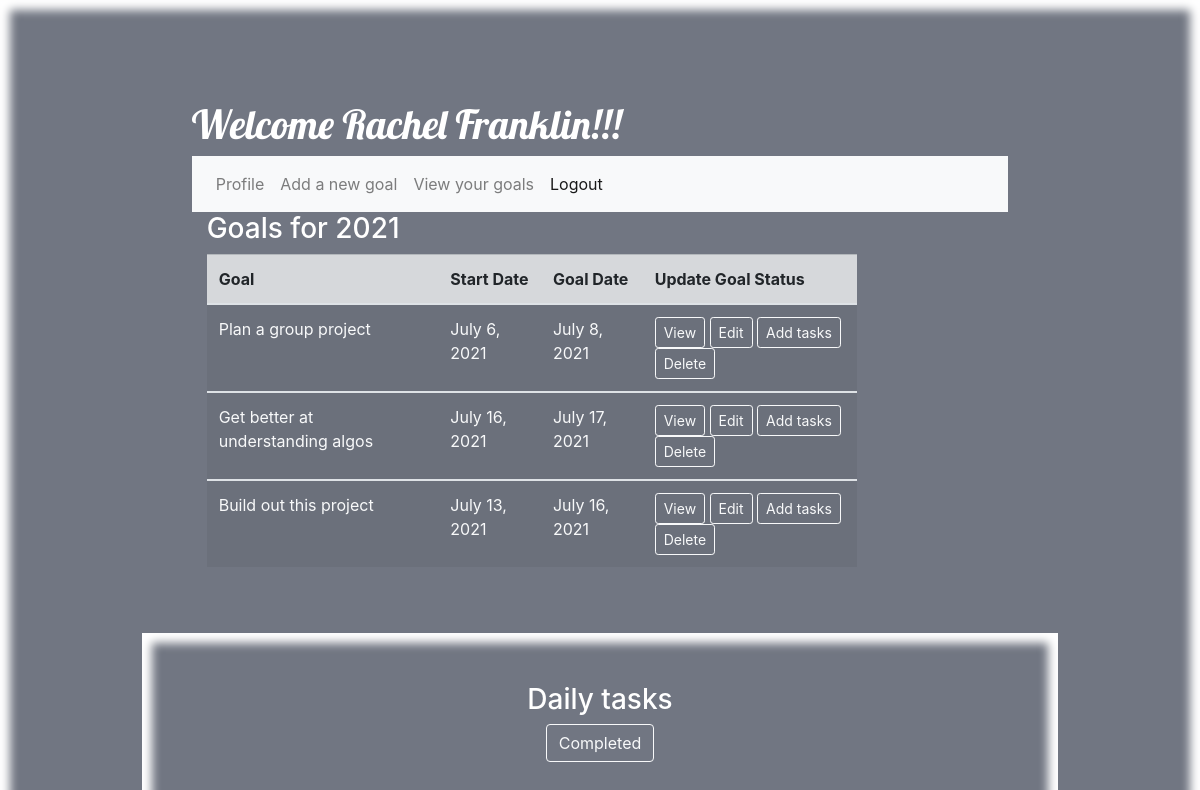
/homepage (signed in), run on an earlier commit of the app's database.
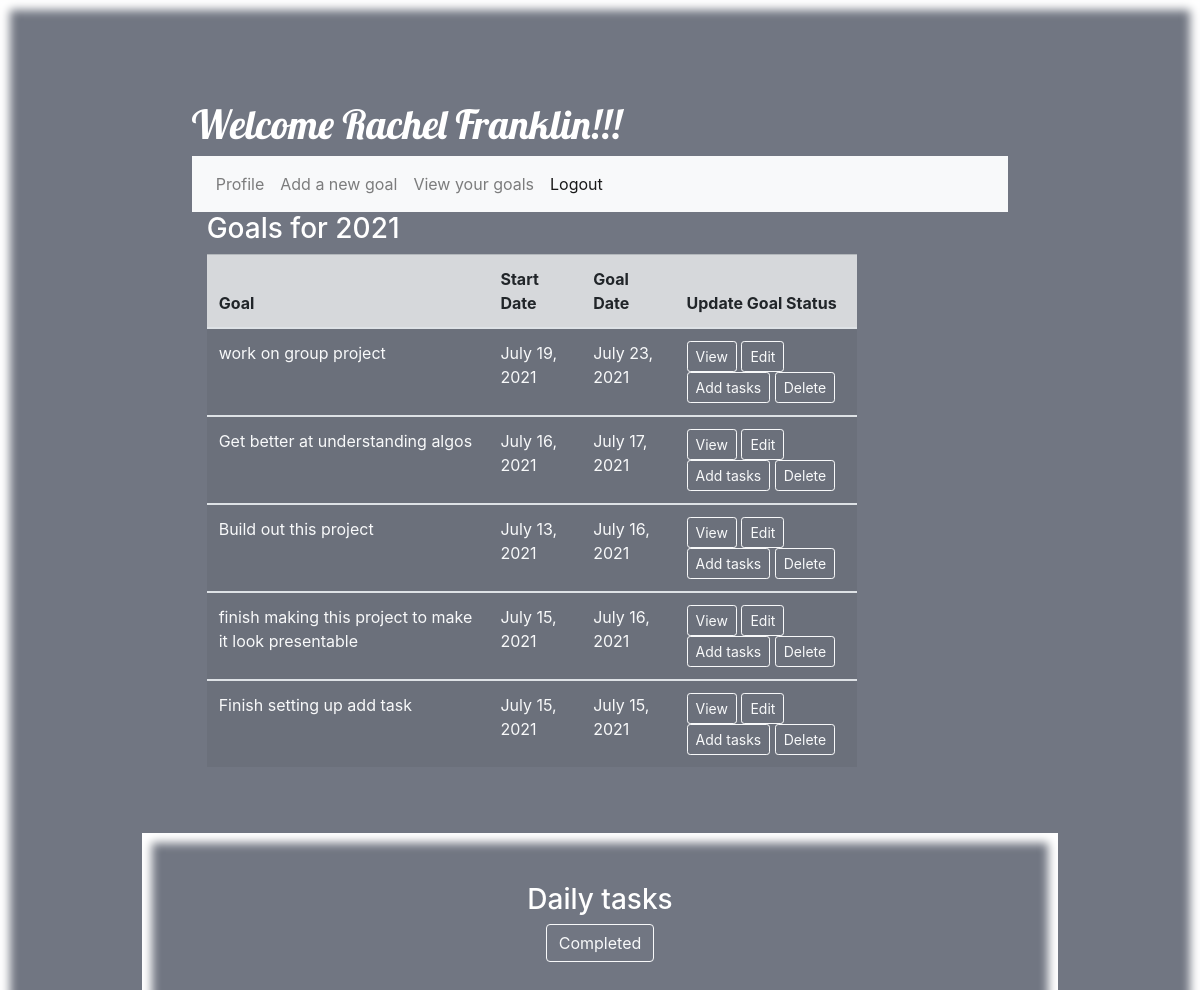
And on a later commit of the database.
### goal_app/models.py (models this page shows, shortened)
class User(models.Model):
    first_name = models.CharField(max_length=255)
    last_name = models.CharField(max_length=255)
    email = models.CharField(max_length=150)
    password = models.CharField(max_length=25)
    confirm = models.CharField(max_length=25)
    created_at = models.DateTimeField(auto_now_add=True)
    updated_at = models.DateTimeField(auto_now=True)
    objects = UserManager()

class Goal(models.Model):
    goal = models.CharField(max_length=255)
    desc= models.CharField(max_length=255)
    short_term= models.CharField(max_length=255)
    start_date=models.DateField(auto_now=False, default='null')
    target_date=models.DateField(auto_now=False, default='null')
    tasks = models.ManyToManyField(User, related_name="tasks_for_goal")
    added_by = models.ForeignKey(User, related_name="users_goal",on_delete=models.CASCADE,null= True)
    created_at = models.DateTimeField(auto_now_add=True)
    updated_at = models.DateTimeField(auto_now=True)
    objects= GoalManager()

### goal_app/views.py (the view)
# urls.py: 2. Add a URL to urlpatterns:  path('', views.home, name='home')
def home(request):
    if 'user_id' not in request.session:
        return redirect('/')
    user_id = request.session['user_id']
    if request.method == "POST":
        tasks = Task.objects.filter(added_to_goal__id = user_id, completed_task=False)
        for item in Task.objects.filter(added_to_goal__id = user_id, completed_task=False):
            if request.POST.get("c" + str(item.id)) == "clicked":
                item.completed_task = True
                item.save()
    if Goal.objects.filter(added_by__id=user_id).exists():
        allgoals = Goal.objects.filter(added_by__id=user_id)
    else:
        allgoals = None
    if Task.objects.filter(added_to_goal__id = user_id).exists():
        alltasks = Task.objects.filter(added_to_goal__id = user_id, completed_task=False)
    else:
        alltasks = None
    context = {
        'current_user': User.objects.get(id=user_id),
        'goals': allgoals,
        'tasks': alltasks,
    }
    return render(request, 'home.html', context)

### goal_app/templates/home.html (shortened to what this page needs)
{% load bootstrap4 %}
<!DOCTYPE html>
<html lang="en">
<head>
    <link rel="stylesheet" href="https://stackpath.bootstrapcdn.com/bootstrap/4.4.1/css/bootstrap.min.css"
>
    <link rel="stylesheet" href="css/bootstrap.min.css">
    {% load static %}
    <link rel="stylesheet" href="{% static 'css/style.css' %}">
</head>
<body>
    <div class="container-fluid ">
        <div >
            <div class="container col-10 ">
                <h1 id="title">Welcome {{current_user.first_name}} {{current_user.last_name}}!!!</h1>
                <nav class="navbar navbar-expand-lg navbar-light bg-light ">
                    <ul class="navbar-nav mr-auto mt-2 mt-lg-0">
                        <li class="nav-item">
                            <a class="nav-link" href="/editprofile">Profile</a>
                        </li>
                        <li class="nav-item">
                            <a class="nav-link" href="/setgoal">Add a new goal</a>
                        </li>
                        <li class="nav-item">
                            <a class="nav-link" href="/viewgoals">View your goals</a>
                        </li>
                        <li class="nav-item active">
                            <a class="nav-link" href="/logout" class="btn btn-primary">Logout</a>
                        </li>
                    </ul>
                </nav>
                <div class="col-10">
                    <h3>Goals for 2021</h3>
                    <table class=" table table-striped  table-responsive table-hover">
                        <thead>
                            <tr class="table-secondary">
                                <th scope="col">Goal</th>
                                <th scope="col">Start Date</th>
                                <th scope="col">Goal Date</th>
                                <th scope="col">Update Goal Status</th>
                            </tr>
                        </thead>
                        <tbody>
                            {% for goal in goals %}
                            <tr>{% if current_user.id == goal.added_by.id %}
                                <td class="text-light" scope="row">{{ goal.goal }}</td>
                                <td class="text-light" scope="row">{{ goal.start_date }}</td>
                                <td class="text-light" scope="row">{{ goal.target_date }}</td>
                                <td class="text-light" scope="row"><a href="/viewgoals" class="btn btn-outline-light btn-sm"
                                        aria-current="page">View</a> <a href="/{{goal.id}}/editgoal"
                                        class=" btn-sm btn btn-outline-light">Edit</a> <a href="{{goal.id}}/addtasks"
                                        class="btn btn-outline-light btn-sm ">Add tasks</a> <a href="{{goal.id}}/delete"
                                        class="btn btn-outline-light btn-sm ">Delete</a></td>
                            </tr>
                        </tbody>
                        {% endif %}
                        {% endfor %}
                    </table>
                </div>
            </div>
            <div >
                <div class=" container-fluid col-10 text-center">
                    <h3>Daily tasks</h3>
                            <button type="submit" class="btn btn-outline-light">Completed</button>
                    </div>
                </div>
            </div>
        </div>
</body>
</html>

### goal_app/static/css/style.css (style rules this page uses)
body { background-color:#717682; color: white; background-image: url(../css/img/background3.jpg); background-size: cover; }
.container-fluid { box-shadow: inset 0 0 10px 10px #ffffff; padding:50px;width: 1200px; }
.container { padding: 50px; }
#title { font-family: 'Lobster', cursive; color: #FFFFFF; }

What changed in the data, as far as the page shows it:
changed Goal: goal "Plan a group project" → "work on group project"; start_date "July 6, 2021" → "July 19, 2021"; target_date "July 8, 2021" → "July 23, 2021"
added Goal: goal "finish making this project to make it look presentable", start_date "July 15, 2021", target_date "July 16, 2021"
added Goal: goal "Finish setting up add task", start_date "July 15, 2021", target_date "July 15, 2021"
